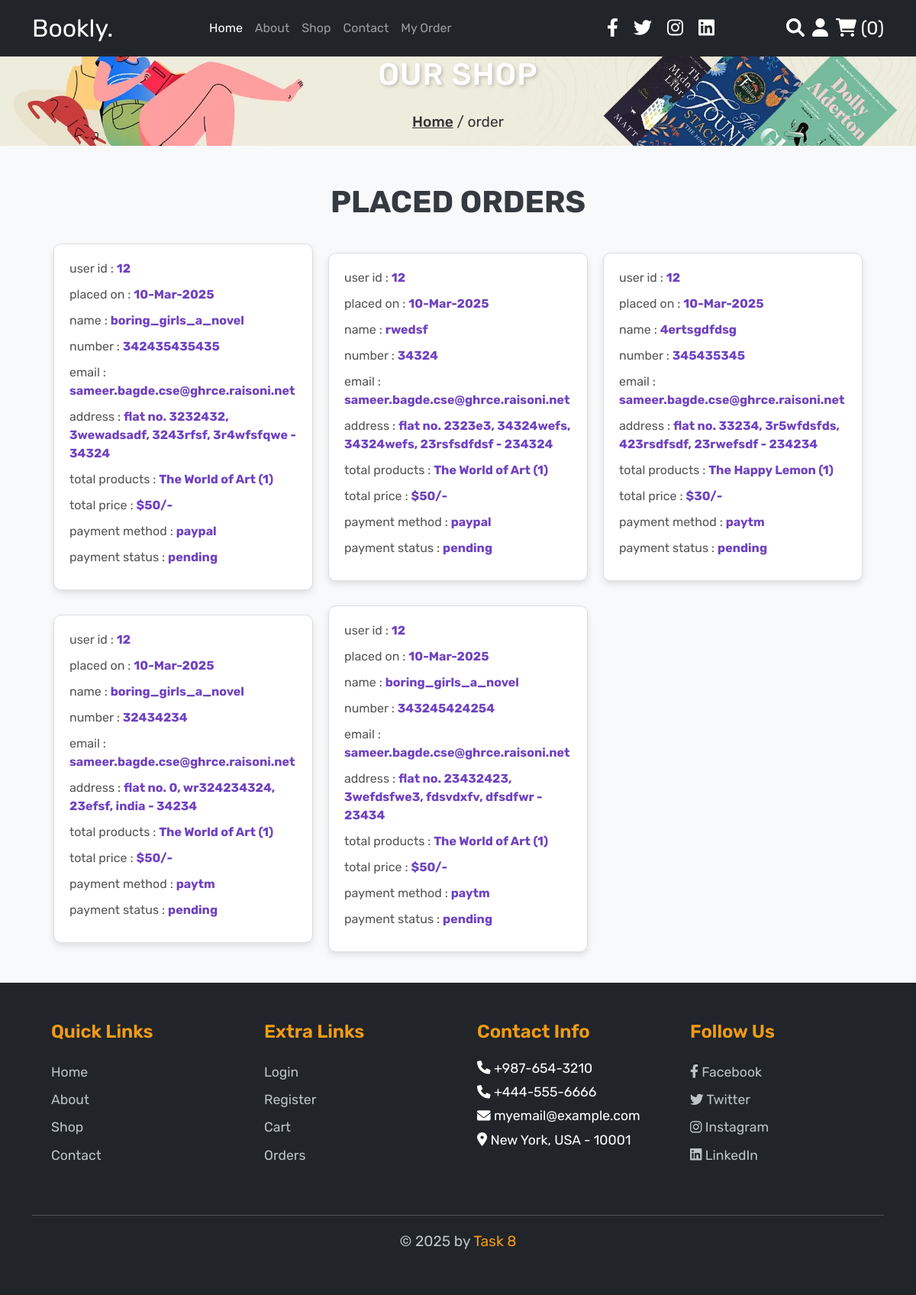
Screenshot of /order_placed.php (signed in) with the database file from the repository.
### tables this page shows
CREATE TABLE `orders` (
  `id` int(100) NOT NULL,
  `user_id` int(100) NOT NULL,
  `name` varchar(100) NOT NULL,
  `number` varchar(12) NOT NULL,
  `email` varchar(255) NOT NULL,
  `method` varchar(50) NOT NULL,
  `address` varchar(500) NOT NULL,
  `total_products` varchar(1000) NOT NULL,
  `total_price` varchar(100) NOT NULL,
  `placed_on` varchar(50) NOT NULL,
  `payment_status` varchar(30) NOT NULL DEFAULT 'pending'
);

### order_placed.php (the view, shortened to what this page needs)
<?php
include 'connection.php';
?>
<!DOCTYPE html>
<html lang="en">
<head>
   <link rel="stylesheet" href="https://cdnjs.cloudflare.com/ajax/libs/font-awesome/6.0.0/css/all.min.css">
</head>
<body>
<?php include 'header.php'; ?>
<div class="heading">
   <h3>our shop</h3>
   <p> <a href="index.php">Home</a> / order </p>
</div>
<section class="orders">
   <h1 class="title">PLACED ORDERS</h1>
   <?php
$stmt = $connection->prepare("SELECT * FROM `orders` WHERE `user_id` = ?");
$stmt->bind_param("i", $user_id);
$stmt->execute();
$select_orders = $stmt->get_result();
?>
<div class="box-container">
    <?php
    if ($select_orders->num_rows > 0) {
        while ($fetch_orders = $select_orders->fetch_assoc()) {
    ?>
            <div class="box">
                <p> user id : <span><?php echo $fetch_orders['user_id']; ?></span> </p>
                <p> placed on : <span><?php echo $fetch_orders['placed_on']; ?></span> </p>
                <p> name : <span><?php echo $fetch_orders['name']; ?></span> </p>
                <p> number : <span><?php echo $fetch_orders['number']; ?></span> </p>
                <p> email : <span><?php echo $fetch_orders['email']; ?></span> </p>
                <p> address : <span><?php echo $fetch_orders['address']; ?></span> </p>
                <p> total products : <span><?php echo $fetch_orders['total_products']; ?></span> </p>
                <p> total price : <span>$<?php echo $fetch_orders['total_price']; ?>/-</span> </p>
                <p> payment method : <span><?php echo $fetch_orders['method']; ?></span> </p>
                <p> payment status : <span><?php echo $fetch_orders['payment_status']; ?></span> </p>
            </div>
    <?php
        }
    } else {
        echo '<p class="empty">No orders placed yet!</p>';
    }
    ?>
</div>
</section>
<?php include 'footer.php'; ?>
</body>
</html>

### order_placed.php (style rules this page uses)
:root { --purple:#8e44ad; --purple-light:#a55ebd; --orange:#f39c12; --black:#333; --dark-gray:#444; --white:#fff; --light-color:#666; --light-bg:#f5f5f5; --border:.1rem solid var(--black); --box-shadow:0 .5rem 1rem rgba(0,0,0,.1); --gradient: linear-gradient(90deg, var(--purple), #9b59b6); }
* { font-family: 'Rubik', sans-serif; margin: 0; padding: 0; box-sizing: border-box; text-decoration: none; transition: all 0.3s ease; }
body { background-color: var(--light-bg); color: var(--black); }
.heading { display: flex; flex-flow: column; align-items: center; justify-content: center; gap: 1rem; background: url(images/heading-bg.webp) no-repeat; background-size: cover; background-position: center; text-align: center; }
.heading h3 { font-size: 2.5rem; color: var(--white); text-transform: uppercase; letter-spacing: 1px; text-shadow: 2px 2px 4px rgba(0,0,0,0.2); }
.heading p { font-size: 1.2rem; color: var(--black); }
.heading p a { color: var(--black); font-weight: 500; }
.title { text-align: center; padding-top: 50px; font-size: 2.5rem; font-weight: bold; color: #343a40; margin-bottom: 30px; text-transform: uppercase; background-color: #f8f9fa; }
.orders { background-color: #f8f9fa; padding-bottom: 40px; }
.box-container { display: grid; grid-template-columns: repeat(3, 1fr); gap: 20px; justify-content: center; max-width: 1100px; margin: auto; padding: 0 20px; }
.box { background: #ffffff; border: 1px solid #ddd; border-radius: 10px; padding: 20px; width: 100%; max-width: 350px; box-shadow: 0px 4px 8px rgba(0, 0, 0, 0.1); transition: transform 0.3s ease-in-out; margin: auto; }
.box p { font-size: 1rem; margin-bottom: 10px; color: #555; }
.box p span { font-weight: bold; color: #6f42c1; }

### header.php (style rules this page uses)
:root { --primary: #8e44ad; --secondary: #6c3483; --accent: #f39c12; --dark: #333; --light: #fff; --gray: #f5f5f5; --text-color: #666; --border: 1px solid #ddd; --box-shadow: 0 .5rem 1rem rgba(0,0,0,.1); --transition: all 0.3s ease-in-out; }
* { margin: 0; padding: 0; box-sizing: border-box; font-family: 'Rubik', sans-serif; }

### rows the page displays
orders: user "12", placed_on "10-Mar-2025", name "boring_girls_a_novel", number "342435435435", email "sameer.bagde.cse@ghrce.raisoni.net", address "flat no. 3232432, 3wewadsadf, 3243rfsf, 3r4wfsfqwe - 34324", total_products "The World of Art (1)", total_price "50", method "paypal", payment_status "pending"
orders: user "12", placed_on "10-Mar-2025", name "rwedsf", number "34324", email "sameer.bagde.cse@ghrce.raisoni.net", address "flat no. 2323e3, 34324wefs, 34324wefs, 23rsfsdfdsf - 234324", total_products "The World of Art (1)", total_price "50", method "paypal", payment_status "pending"
orders: user "12", placed_on "10-Mar-2025", name "4ertsgdfdsg", number "345435345", email "sameer.bagde.cse@ghrce.raisoni.net", address "flat no. 33234, 3r5wfdsfds, 423rsdfsdf, 23rwefsdf - 234234", total_products "The Happy Lemon (1)", total_price "30", method "paytm", payment_status "pending"
orders: user "12", placed_on "10-Mar-2025", name "boring_girls_a_novel", number "32434234", email "sameer.bagde.cse@ghrce.raisoni.net", address "flat no. 0, wr324234324, 23efsf, india - 34234", total_products "The World of Art (1)", total_price "50", method "paytm", payment_status "pending"
orders: user "12", placed_on "10-Mar-2025", name "boring_girls_a_novel", number "343245424254", email "sameer.bagde.cse@ghrce.raisoni.net", address "flat no. 23432423, 3wefdsfwe3, fdsvdxfv, dfsdfwr - 23434", total_products "The World of Art (1)", total_price "50", method "paytm", payment_status "pending"

### other values shown
$cart_rows_number "0"
